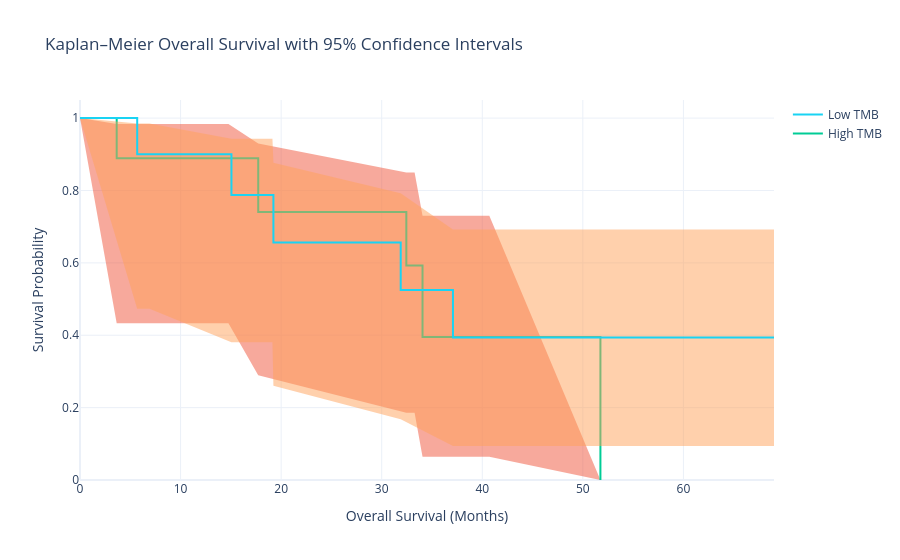

The notebook cell this image was saved under:
### Code cell
# Rebuild the figure with confidence intervals 

fig_ci = go.Figure()

add_confidence_interval(
    fig_ci,
    kmf_high,
    "High TMB"
)

fig_ci.add_trace(
    go.Scatter(
        x=kmf_high.survival_function_.index,
        y=kmf_high.survival_function_.iloc[:, 0],
        mode="lines",
        line_shape="hv",
        name="High TMB"
    )
)

add_confidence_interval(
    fig_ci,
    kmf_low,
    "Low TMB"
)

fig_ci.add_trace(
    go.Scatter(
        x=kmf_low.survival_function_.index,
        y=kmf_low.survival_function_.iloc[:, 0],
        mode="lines",
        line_shape="hv",
        name="Low TMB"
    )
)

fig_ci.update_layout(
    title=(
        "Kaplan–Meier Overall Survival "
        "with 95% Confidence Intervals"
    ),
    xaxis_title=(
        "Overall Survival (Months)"
    ),
    yaxis_title=(
        "Survival Probability"
    ),
    yaxis={
        "range": [0, 1.05]
    },
    template="plotly_white"
)

fig_ci.show()

### Figure 1 — Plotly figure (JSON) as saved in the notebook; plotly's stock layout.template omitted (floating-point values rounded to 4 significant figures)
{"data": [{"hoverinfo": "skip", "line": {"width": 0}, "mode": "lines", "showlegend": false, "type": "scatter", "x": [0.0, 3.649, 11.47, 14.76, 17.72, 32.45, 33.27, 34.06, 40.7, 51.75], "y": [1.0, 0.9836, 0.9836, 0.9836, 0.93, 0.8498, 0.8498, 0.7305, 0.7305, 0.0]}, {"fill": "tonexty", "hoverinfo": "skip", "line": {"width": 0}, "mode": "lines", "name": "High TMB 95% CI", "opacity": 0.2, "showlegend": false, "type": "scatter", "x": [0.0, 3.649, 11.47, 14.76, 17.72, 32.45, 33.27, 34.06, 40.7, 51.75], "y": [1.0, 0.433, 0.433, 0.433, 0.2892, 0.1859, 0.1859, 0.06418, 0.06418, 0.0]}, {"line": {"shape": "hv"}, "mode": "lines", "name": "High TMB", "type": "scatter", "x": [0.0, 3.649, 11.47, 14.76, 17.72, 32.45, 33.27, 34.06, 40.7, 51.75], "y": [1.0, 0.8889, 0.8889, 0.8889, 0.7407, 0.5926, 0.5926, 0.3951, 0.3951, 0.0]}, {"hoverinfo": "skip", "line": {"width": 0}, "mode": "lines", "showlegend": false, "type": "scatter", "x": [0.0, 5.688, 6.904, 15.06, 19.13, 19.23, 31.89, 37.09, 39.02, 41.59, 69.01], "y": [1.0, 0.9853, 0.9853, 0.9426, 0.9426, 0.8765, 0.7925, 0.6923, 0.6923, 0.6923, 0.6923]}, {"fill": "tonexty", "hoverinfo": "skip", "line": {"width": 0}, "mode": "lines", "name": "Low TMB 95% CI", "opacity": 0.2, "showlegend": false, "type": "scatter", "x": [0.0, 5.688, 6.904, 15.06, 19.13, 19.23, 31.89, 37.09, 39.02, 41.59, 69.01], "y": [1.0, 0.473, 0.473, 0.3809, 0.3809, 0.2604, 0.1677, 0.09418, 0.09418, 0.09418, 0.09418]}, {"line": {"shape": "hv"}, "mode": "lines", "name": "Low TMB", "type": "scatter", "x": [0.0, 5.688, 6.904, 15.06, 19.13, 19.23, 31.89, 37.09, 39.02, 41.59, 69.01], "y": [1.0, 0.9, 0.9, 0.7875, 0.7875, 0.6562, 0.525, 0.3938, 0.3938, 0.3938, 0.3938]}], "layout": {"title": {"text": "Kaplan–Meier Overall Survival with 95% Confidence Intervals"}, "xaxis": {"title": {"text": "Overall Survival (Months)"}}, "yaxis": {"range": [0, 1.05], "title": {"text": "Survival Probability"}}}}
